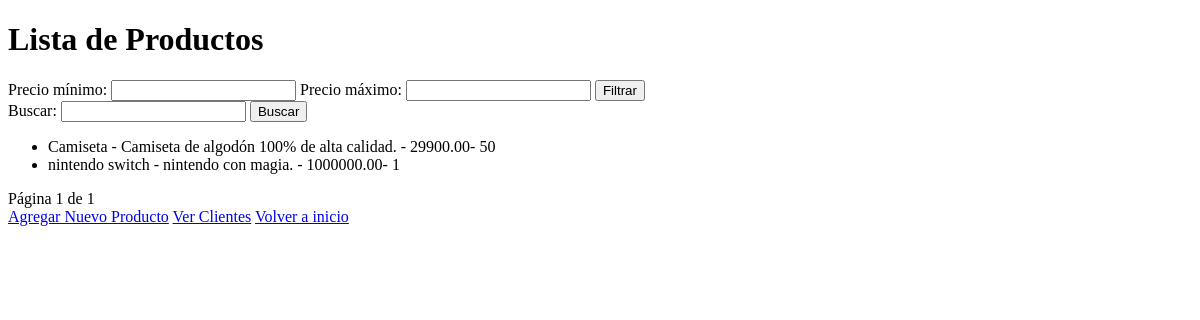
Page /productos/productos/?page=2 on the earlier database version.
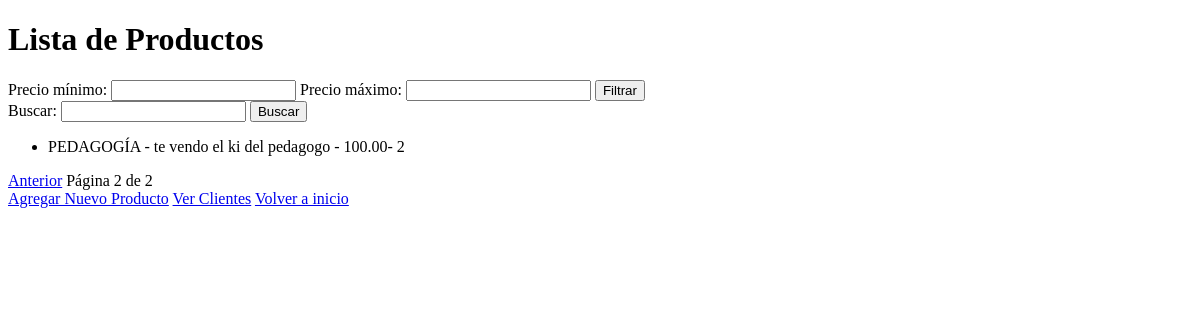
Same page on the later database version.
### productos/models.py (models this page shows, shortened)
class Producto(models.Model):
    nombre = models.CharField(max_length=100)
    descripcion = models.TextField()
    precio = models.DecimalField(max_digits=10, decimal_places=2)
    stock = models.IntegerField()

### productos/views.py (the view)
# urls.py: path('productos/', listar_productos, name='listar_productos'),
def listar_productos(request):
    query = request.GET.get('q')
    productos_list = Producto.objects.all()
    paginator = Paginator(productos_list, 10)
    precio_min = request.GET.get('precio_min')
    precio_max = request.GET.get('precio_max')
    page_number = request.GET.get('page')
    productos = paginator.get_page(page_number)
    if precio_min and precio_max:
        productos_list = productos_list.filter(precio__gte=precio_min, precio__lte=precio_max)
    if query:
        productos_list = productos_list.filter(Q(nombre__icontains=query)| Q(descripcion__icontains=query))
    return render(request, 'listar_productos.html', {'productos': productos})

### productos/templates/listar_productos.html (shortened to what this page needs)
<!DOCTYPE html>
<html lang="en">
<head>
</head>
<body>
  <h1>Lista de Productos</h1>
  <form method="GET">
    Precio mínimo: <input type="number" name="precio_min">
    Precio máximo: <input type="number" name="precio_max">
    <button type="submit">Filtrar</button>
  </form>
  <form method="GET">
    Buscar: <input type="text" name="q">
    <button type="submit">Buscar</button>
  </form>
  <ul>
    {% for producto in productos %}
      <li>{{ producto.nombre }} - {{ producto.descripcion }} - {{ producto.precio }}- {{ producto.stock }}</li>
    {% endfor %}
  </ul>
  <div>
    {% if productos.has_previous %}
      <a href="?page={{ productos.previous_page_number }}">Anterior</a>
    {% endif %}
    <span>Página {{ productos.number }} de {{ productos.paginator.num_pages }}</span>
  </div>
  <a href="{% url 'agregar_producto' %}">Agregar Nuevo Producto</a>
  <a href="{% url 'listar_clientes' %}">Ver Clientes</a>
  <a href="{% url 'inicio' %}">Volver a inicio</a>
</body>
</html>

Differences in the rows shown:
no longer on this page (row unchanged): Producto: nombre "Camiseta", descripcion "Camiseta de algodón 100% de alta calidad.", precio "29900.00", stock "50"
no longer on this page (row unchanged): Producto: nombre "nintendo switch", descripcion "nintendo con magia.", precio "1000000.00", stock "1"
added Producto: nombre "PEDAGOGÍA", descripcion "te vendo el ki del pedagogo", precio "100.00", stock "2"
Other differences:
{{ productos.number }}: "1" → "2"
{{ productos.paginator.num_pages }}: "1" → "2"
text now shown: "Anterior"
